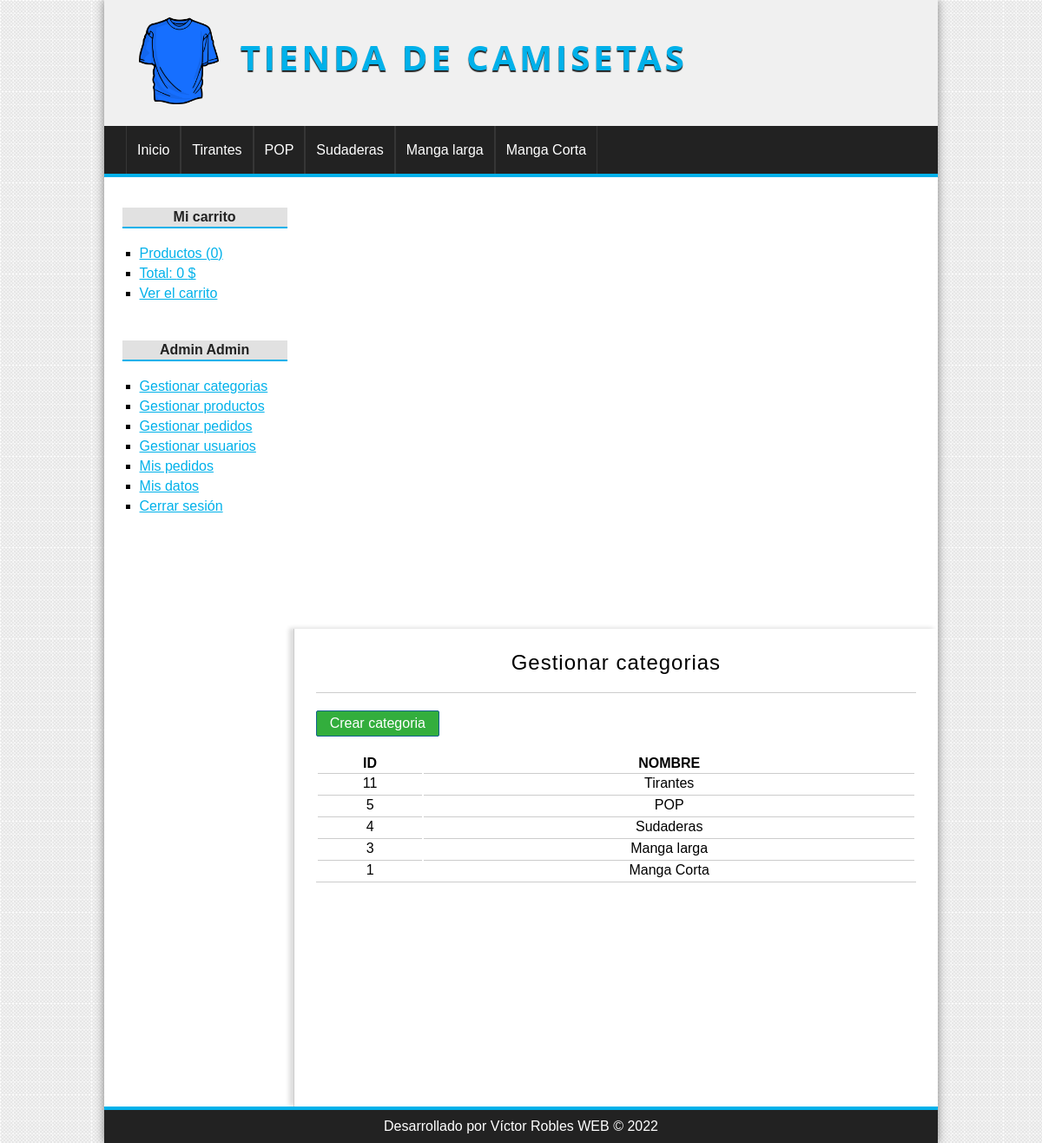
/Camisetas/categoria/index (signed in), run on the app's committed database.
### tables this page shows
CREATE TABLE `categorias` (
  `id` int NOT NULL,
  `nombre` varchar(100) NOT NULL
);

### Camisetas/config/db.php (called while the page is built)
<?php
class Database{
	public static function connect(){
		$db = new mysqli('localhost', 'root', '', 'tienda_master');
		$db->query("SET NAMES 'utf8'");
		return $db;
	}
}

### Camisetas/helpers/Utils.php (called while the page is built, shortened)
<?php
class Utils{
	public static function showCategorias(){
		require_once 'models/Categoria.php';
		$categoria = new Categoria();
		$categorias = $categoria->getAll();
		return $categorias;
	}
}

### Camisetas/models/Categoria.php (called while the page is built, shortened)
<?php
class Categoria{
	private $db;
	public function __construct() {
		$this->db = Database::connect();
	}
	public function getAll(){
		$categorias = $this->db->query("SELECT * FROM categorias ORDER BY id DESC;");
		return $categorias;
	}
}

### Camisetas/controllers/CategoriaController.php (called while the page is built, shortened)
<?php
require_once 'models/Categoria.php';
class categoriaController{
	public function index(){
		$categoria = new Categoria();
		$categorias = $categoria->getAll();
		require_once 'views/categoria/index.php';
	}
}

### Camisetas/views/categoria/index.php (the view)
<h1>Gestionar categorias</h1>
<a href="<?=base_url?>categoria/crear" class="button button-small">
	Crear categoria
</a>
<table>
	<tr>
		<th>ID</th>
		<th>NOMBRE</th>
	</tr>
	<?php while($cat = $categorias->fetch_object()): ?>
		<tr>
			<td><?=$cat->id;?></td>
			<td><?=$cat->nombre;?></td>
		</tr>
	<?php endwhile; ?>
</table>

### Camisetas/views/layout/header.php (shortened to what this page needs)
<!DOCTYPE HTML>
<html lang="es">
	<head>
		<link rel="stylesheet" href="<?=base_url?>assets/css/styles.css" />
	</head>
	<body>
		<div id="container">
			<header id="header">
				<div id="logo">
					<img src="<?=base_url?>assets/img/camiseta.png" alt="Camiseta Logo" />
					<a href="<?=base_url?>">
						Tienda de camisetas
					</a>
				</div>
			</header>
			<?php $categorias = Utils::showCategorias(); ?>
			<nav id="menu">
				<ul>
					<li>
						<a href="<?=base_url?>">Inicio</a>
					</li>
					<?php while($cat = $categorias->fetch_object()): ?>
						<li>
							<a href="<?=base_url?>categoria/ver&id=<?=$cat->id?>"><?=$cat->nombre?></a>
						</li>
					<?php endwhile; ?>
				</ul>
			</nav>
			<div id="content">

### Camisetas/assets/css/styles.css (style rules this page uses)
* { padding: 0px; margin: 0px; font-family: sans-serif, Helvetica, Arial; }
body { background: url(../img/bg.png); }
a { color: #01B1EA; }
table { text-align: center; width: 100%; border-bottom: 1px solid #ccc; }
td { border-top: 1px solid #ccc; padding: 2px; }
#container { width: 80%; margin: 0px auto; box-shadow: 0px 0px 10px gray; background: white; }
#header { height: 145px; background: #F0F0F0; }
#logo { padding: 20px; margin-left: 20px; float:left; }
#logo img { float:left; height: 100px; }
#logo a { float:left; font-size: 40px; letter-spacing: 4px; font-family: 'Open Sans', Helvetica, Arial; text-transform: uppercase; color: #01B1EA; font-weight: bold; text-decoration: none; margin-top: 18px; margin-left: 25px; text-shadow: 0px 2px 1px #222222; transition: all 300ms; }
#menu { clear:both; background: #222; color: white; height: 55px; border-bottom: 4px solid #01B1EA; }
#menu ul { list-style: none; text-decoration: none; margin: 0px auto; margin-left: 25px; }
#menu ul li { line-height: 55px; float:left; border-right: 1px solid #363636; }
#menu a { display: block; color: white; text-decoration: none; padding-left: 12px; padding-right: 12px; transition: all 300ms; }
#menu a:first-child { border-left: 1px solid #363636; }
#content { margin: 0px auto; overflow: hidden; background: white; }
input[type="button"], input[type="submit"], button, .button { display: block; border-radius: 2px; width: auto; padding: 5px; padding-left: 10px; padding-right: 10px; color: white; background: #2979CD; border: 1px solid #11608E; cursor:pointer; }
.button { background: #33AE3D; color: white !important; text-decoration: none; }
.button-small { width: 120px; text-align: center; margin-bottom: 20px; }
#central h1 { font-size: 24px; font-weight: normal; letter-spacing: 1px; text-align: center; border-bottom: 1px solid #ccc; margin-bottom: 20px; padding: 20px; padding-top: 0px; }

### data on the page
categorias: nombre "Tirantes", id "11"
categorias: nombre "POP", id "5"
categorias: nombre "Sudaderas", id "4"
categorias: nombre "Manga larga", id "3"
categorias: nombre "Manga Corta", id "1"

### other printed values
$stats['count'] "0"
$stats['total'] "0"
$_SESSION['identity']->nombre "Admin"
$_SESSION['identity']->apellidos "Admin"
